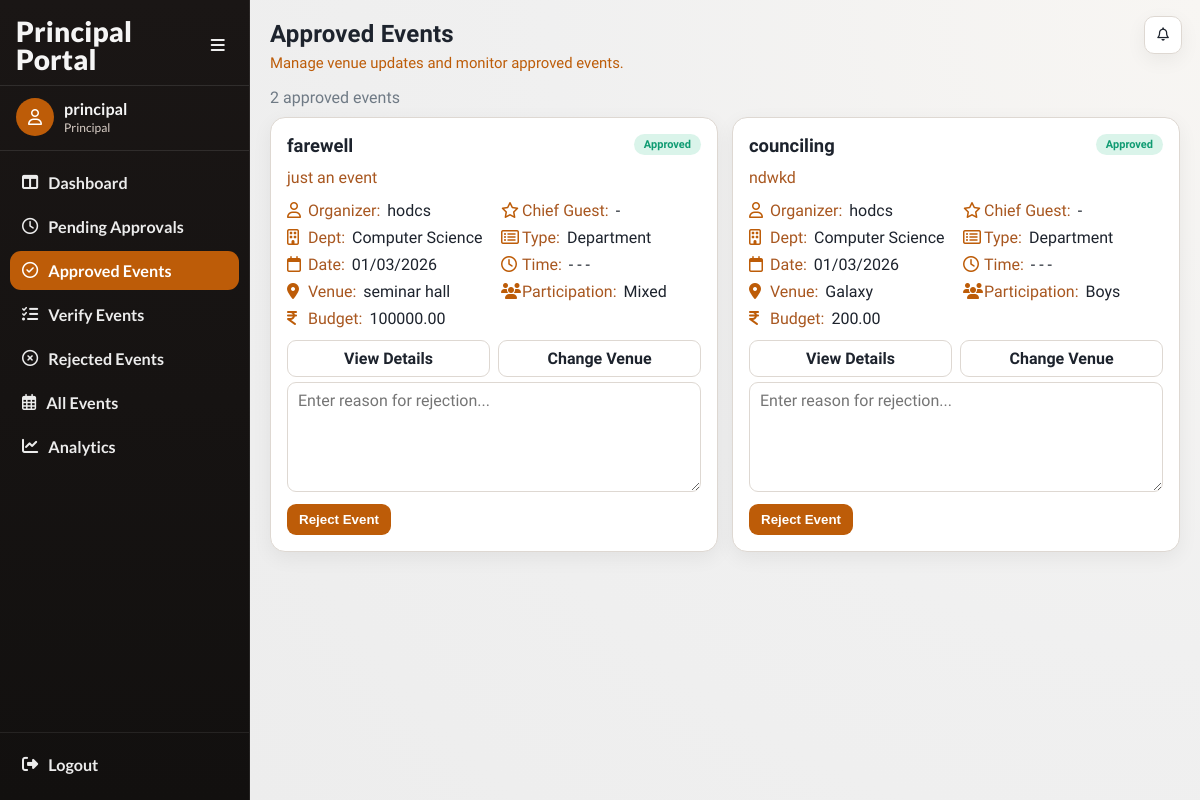
The page /events/principal/approved/ (signed in) on the database its author committed.
### accounts/models.py (models this page shows, shortened)
class User(AbstractUser):
    ROLE_CHOICES = (
        ('faculty', 'Faculty'),
        ('principal', 'Principal'),
        ('admin', 'Admin'),
    )
    SUB_ROLE_CHOICES = (
        ('hod', 'HOD'),
        ('nss', 'NSS In-Charge'),
        ('ncc', 'NCC In-Charge'),
        ('union', 'Union In-Charge'),
        ('other', 'Other In-Charge'),
    )
    role = models.CharField(max_length=20, choices=ROLE_CHOICES)
    sub_role = models.CharField(
        max_length=20,
        choices=SUB_ROLE_CHOICES,
        blank=True,
        null=True
    )
    department = models.ForeignKey(
    'events.Department',
    on_delete=models.SET_NULL,
    null=True,
    blank=True
    )

### events/models.py (models this page shows, shortened)
class Event(models.Model):
    CATEGORY_CHOICES = (
        ('department', 'Department'),
        ('nss', 'NSS'),
        ('ncc', 'NCC'),
        ('union', 'Union'),
        ('other', 'Other'),
    )
    PARTICIPATION_CHOICES = (
        ('boys', 'Boys'),
        ('girls', 'Girls'),
        ('mixed', 'Mixed'),
    )
    STATUS_CHOICES = (
        ('pending', 'Pending Approval'),
        ('approved', 'Approved'),
        ('rejected', 'Rejected'),
        ('completed', 'Completed'),
        ('verified', 'Verified'),
        ('cancelled', 'Cancelled'),
    )
    title = models.CharField(max_length=200)
    category = models.CharField(max_length=20, choices=CATEGORY_CHOICES)
    created_by = models.ForeignKey(
        settings.AUTH_USER_MODEL,
        on_delete=models.CASCADE
    )
    department = models.ForeignKey(
    Department,
    on_delete=models.SET_NULL,
    null=True,
    blank=True
    )
    participation_type = models.CharField(
        max_length=20,
        choices=PARTICIPATION_CHOICES
    )
    chief_guest = models.CharField(max_length=200, blank=True, null=True)
    budget = models.DecimalField(max_digits=10, decimal_places=2)
    venue = models.ForeignKey(
    Venue,
    on_delete=models.PROTECT
    )
    start_date = models.DateField()
    end_date = models.DateField()
    start_time = models.TimeField(null=True, blank=True)
    end_time = models.TimeField(null=True, blank=True)
    description = models.TextField()
    tags = models.ManyToManyField(Tag, blank=True)
    status = models.CharField(
        max_length=20,
        choices=STATUS_CHOICES,
        default='pending'
    )
    principal_remark = models.TextField(blank=True, null=True)
    created_at = models.DateTimeField(auto_now_add=True)
    report_text = models.TextField(blank=True, null=True)
    attendance_file = models.FileField(
        upload_to='attendance/',
        blank=True,
        null=True
    )
    completed_at = models.DateTimeField(blank=True, null=True)

class Department(models.Model):
    name = models.CharField(max_length=100, unique=True)
    def __str__(self):
        return self.name

class Venue(models.Model):
    name = models.CharField(max_length=100, unique=True)
    def __str__(self):
        return self.name

### events/views.py (the view)
@login_required(login_url='/login/')
def principal_approved_events(request):
    if request.user.role != 'principal':
        return redirect('login')
    today = timezone.now().date()
    approved_events = Event.objects.filter(
        status='approved'
    ).order_by('-start_date')
    context = {
        'approved_events': approved_events,
        'today': today,
        'active_nav': 'principal-approved',
    }
    return render(
        request,
        'events/principal_approved.html',
        context
    )

### events/templates/events/principal_approved.html (shortened to what this page needs)
{% extends "base.html" %}
{% load event_extras %}
{% block page_title %}Approved Events{% endblock %}
{% block page_subtitle %}Manage venue updates and monitor approved events.{% endblock %}
{% block content %}
{% include "events/partials/principal_approved_list.html" %}
{% endblock %}

### accounts/templates/base.html (shortened to what this page needs)
<!DOCTYPE html>
<html lang="en">
<head>
    <link rel="stylesheet" href="https://cdnjs.cloudflare.com/ajax/libs/font-awesome/6.5.2/css/all.min.css">
</head>
<body class="{% if request.user.is_authenticated %}has-sidebar{% endif %}">
    <div class="app">
        {% if request.user.is_authenticated %}
            <aside class="sidebar">
                <div class="sidebar-head">
                    <div class="brand">
                        {% if request.user.role == "principal" %}
                            Principal Portal
                        {% elif request.user.role == "faculty" %}
                            Faculty Portal
                        {% else %}
                            Event Portal
                        {% endif %}
                    </div>
                    <button class="collapse-toggle" id="sidebarCollapseToggle" type="button">
                        <i class="fa-solid fa-bars"></i>
                    </button>
                </div>
                <div class="sidebar-user">
                    <div class="avatar"><i class="fa-regular fa-user"></i></div>
                    <div class="user-meta">
                        <div class="user-name">{{ request.user.get_full_name|default:request.user.username }}</div>
                        <div class="user-role">{{ request.user.get_role_display|default:"User" }}</div>
                    </div>
                </div>
                <ul class="nav-list">
                    {% if request.user.role == "principal" %}
                        <li><a class="nav-link " href="{% url 'principal_dashboard' %}" title="Dashboard"><i class="fa-solid fa-table-columns"></i><span class="nav-text">Dashboard</span></a></li>
                        <li><a class="nav-link " href="{% url 'principal_pending_events' %}" title="Pending Approvals"><i class="fa-regular fa-clock"></i><span class="nav-text">Pending Approvals</span></a></li>
                        <li><a class="nav-link {% if active_nav == 'principal-approved' or request.resolver_match.url_name == 'principal_approved_events' %}active{% endif %}" href="{% url 'principal_approved_events' %}" title="Approved Events"><i class="fa-regular fa-circle-check"></i><span class="nav-text">Approved Events</span></a></li>
                        <li><a class="nav-link " href="{% url 'principal_verify_list' %}" title="Verify Events"><i class="fa-solid fa-list-check"></i><span class="nav-text">Verify Events</span></a></li>
                        <li><a class="nav-link " href="{% url 'principal_rejected_events' %}" title="Rejected Events"><i class="fa-regular fa-circle-xmark"></i><span class="nav-text">Rejected Events</span></a></li>
                        <li><a class="nav-link " href="{% url 'view_all_events' %}" title="All Events"><i class="fa-regular fa-calendar-days"></i><span class="nav-text">All Events</span></a></li>
                        <li><a class="nav-link " href="{% url 'analytics_dashboard' %}" title="Analytics"><i class="fa-solid fa-chart-line"></i><span class="nav-text">Analytics</span></a></li>
                    {% endif %}
                </ul>
                <div class="sidebar-foot">
                    <a class="nav-link" href="{% url 'logout' %}" title="Logout">
                        <i class="fa-solid fa-right-from-bracket"></i>
                        <span class="nav-text">Logout</span>
                    </a>
                </div>
            </aside>
            <div class="notif-fab" id="notifFab">
                <div style="position:relative;">
                    <button class="nav-icon-btn" id="notifToggle" type="button" aria-label="Notifications">
                        <i class="fa-regular fa-bell"></i>
                    </button>
                </div>
            </div>
        {% endif %}
        <main class="main">
            <header class="page-head">
                <h1 class="page-title">{% block page_title %}College Event System{% endblock %}</h1>
                <p class="page-subtitle">{% block page_subtitle %}{% endblock %}</p>
            </header>
            {% block content %}{% endblock %}
        </main>
    </div>
</body>
</html>

### events/templates/events/partials/principal_approved_list.html (shortened to what this page needs)
<div class="muted" style="margin-bottom: 10px;">{{ approved_events|length }} approved event{{ approved_events|pluralize }}</div>
<section class="event-grid">
    {% for e in approved_events %}
        <article class="event-card">
            {% include "events/partials/event_detail_card_body.html" with event=e %}
            <div class="action-row">
                <a class="btn secondary" href="{% url 'event_detail' e.id %}">View Details</a>
                <a class="btn secondary" href="{% url 'change_event_venue' e.id %}">Change Venue</a>
            </div>
            <form method="POST" action="{% url 'principal_event_action' e.id 'reject' %}">
                <textarea name="remark"
                        placeholder="Enter reason for rejection..."
                        required
                        class="form-control mb-2"></textarea>
                <button type="submit" class="btn btn-danger btn-sm">
                    Reject Event
                </button>
            </form>
        </article>
    {% empty %}
        <article class="event-card"><p class="muted" style="margin:0;">No approved events.</p></article>
    {% endfor %}
</section>

### events/templates/events/partials/event_detail_card_body.html (shortened to what this page needs)
{% load event_extras %}
<div class="event-head">
    <h3 class="event-title">
        <a href="{% url 'event_detail' event.id %}">{{ event.title }}</a>
    </h3>
    <span class="chip {{ event.status }}">{{ event.status|title }}</span>
</div>
<p class="event-desc">{{ event.description|default:"No description provided."|truncatewords:22 }}</p>
<div class="meta-grid">
    <div class="meta-row"><i class="fa-regular fa-user"></i><span class="meta-label">Organizer:</span><span class="meta-value">{{ event.created_by.get_full_name|default:event.created_by.username }}</span></div>
    <div class="meta-row"><i class="fa-regular fa-star"></i><span class="meta-label">Chief Guest:</span><span class="meta-value">{{ event.chief_guest|default:"-" }}</span></div>
    <div class="meta-row"><i class="fa-regular fa-building"></i><span class="meta-label">Dept:</span><span class="meta-value">{{ event.department|default:"General" }}</span></div>
    <div class="meta-row"><i class="fa-regular fa-rectangle-list"></i><span class="meta-label">Type:</span><span class="meta-value">{{ event.category|title }}</span></div>
    <div class="meta-row"><i class="fa-regular fa-calendar"></i><span class="meta-label">Date:</span><span class="meta-value">{{ event.start_date|date:"d/m/Y" }}</span></div>
    <div class="meta-row"><i class="fa-regular fa-clock"></i><span class="meta-label">Time:</span><span class="meta-value">{% if event.start_time %}{{ event.start_time|time:"h:i A" }}{% else %}-{% endif %} - {% if event.end_time %}{{ event.end_time|time:"h:i A" }}{% else %}-{% endif %}</span></div>
    <div class="meta-row"><i class="fa-solid fa-location-dot"></i><span class="meta-label">Venue:</span><span class="meta-value">{{ event.venue }}</span></div>
    <div class="meta-row"><i class="fa-solid fa-users"></i><span class="meta-label">Participation:</span><span class="meta-value">{{ event.participation_type|title }}</span></div>
    <div class="meta-row"><i class="fa-solid fa-indian-rupee-sign"></i><span class="meta-label">Budget:</span><span class="meta-value">{{ event.budget }}</span></div>
</div>

### rows shown on the page
User: user.get_full_name "principal", user.role "Principal"
Event: title "farewell", status "Approved", description "just an event", created_by.get_full_name "hodcs", chief_guest "-", department "Computer Science", category "Department", start_date "01/03/2026", venue "seminar hall", participation_type "Mixed", budget "100000.00"
Event: title "counciling", status "Approved", description "ndwkd", created_by.get_full_name "hodcs", chief_guest "-", department "Computer Science", category "Department", start_date "01/03/2026", venue "Galaxy", participation_type "Boys", budget "200.00"

### other values the page prints
{{ approved_events|length }} "2"
